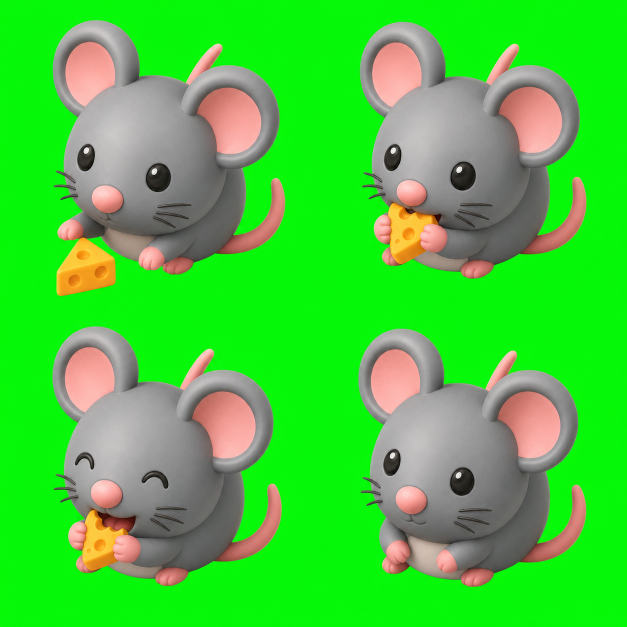
#> input picture MouseMazeRun/v8/assets/mouse-eat-source.png, 1254 x 1254 px (shown at 1/2 size)
$ python prepare-mouse-eating.py ../assets/mouse-eat-source.png out.png
#> lines starting #> are read from the running program, lines starting #| are printed output that depends on the picture
import sys
from pathlib import Path

from PIL import Image


FRAME_SIZE = 384


def main() -> None:
    source = Path(sys.argv[1])
    destination = Path(sys.argv[2])
    sheet = Image.open(source).convert("RGBA")
    tile_width = sheet.width // 2
#> tile_width = 627
    tile_height = sheet.height // 2
#> tile_height = 627
    strip = Image.new("RGBA", (FRAME_SIZE * 4, FRAME_SIZE), (0, 0, 0, 0))
#> strip: PIL image 1536x384 RGBA; every value is 0

    for index in range(4):
        col = index % 2
        row = index // 2
        tile = sheet.crop(
            (
                col * tile_width,
                row * tile_height,
                (col + 1) * tile_width,
                (row + 1) * tile_height,
            )
        )
        frame = tile.resize((FRAME_SIZE, FRAME_SIZE), Image.Resampling.LANCZOS)
        strip.alpha_composite(frame, (index * FRAME_SIZE, 0))
#> this loop made 4 passes
#> pass 1, in main, `tile = sheet.crop( ( col * tile_width, row * tile_height, (col + 1) * ..`:
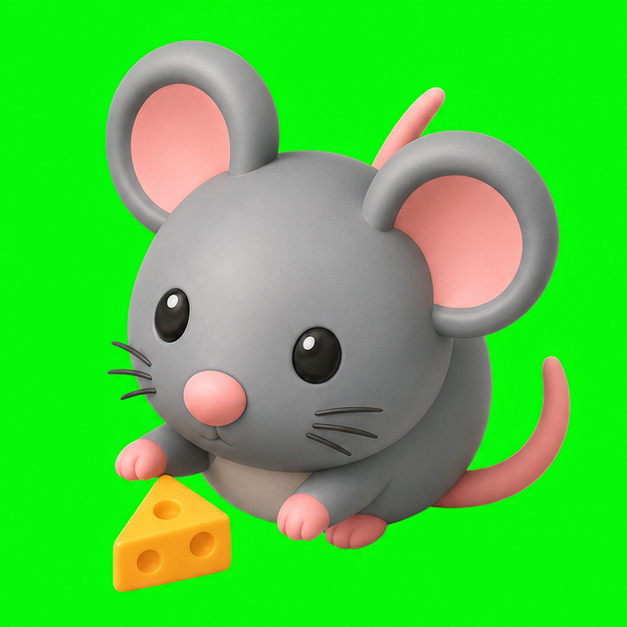
#> tile: PIL image 627x627 RGBA; mean R, G, B, A 74.3, 200.4, 61.1, 255
#> pass 2, in main, `tile = sheet.crop( ( col * tile_width, row * tile_height, (col + 1) * ..`:
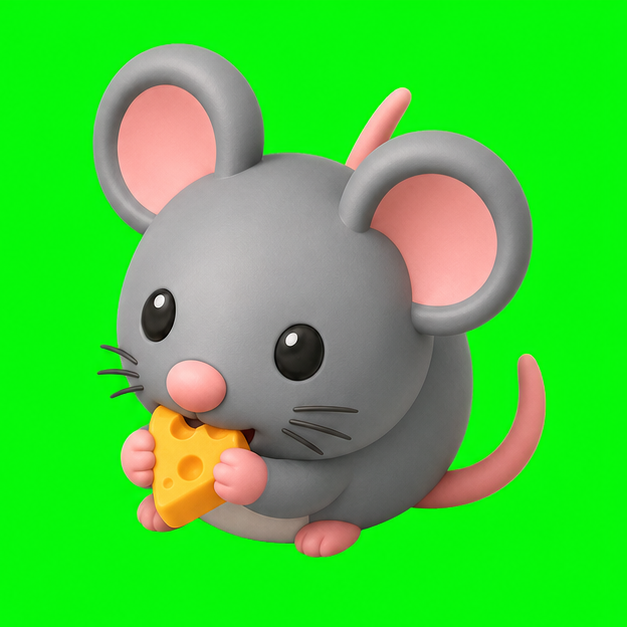
#> tile: PIL image 627x627 RGBA; mean R, G, B, A 69.7, 202.4, 58, 255
#> after the loop:
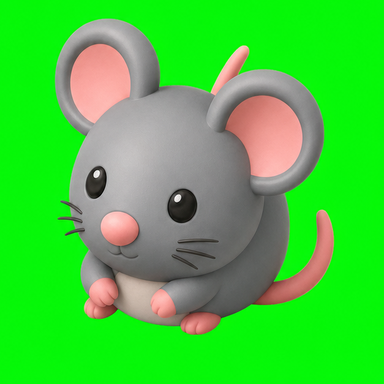
#> frame: PIL image 384x384 RGBA; mean R, G, B, A 67.9, 201.3, 59.9, 255
#> after the loop:
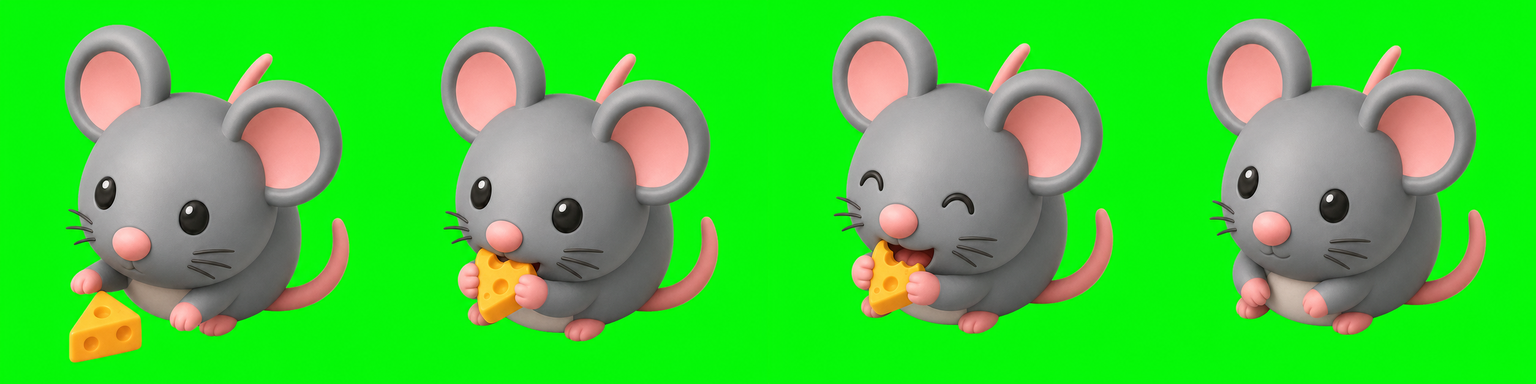
#> strip: PIL image 1536x384 RGBA; mean R, G, B, A 70.7, 201.5, 59.6, 255

    destination.parent.mkdir(parents=True, exist_ok=True)
    strip.save(destination, optimize=True)


if __name__ == "__main__":
    main()
